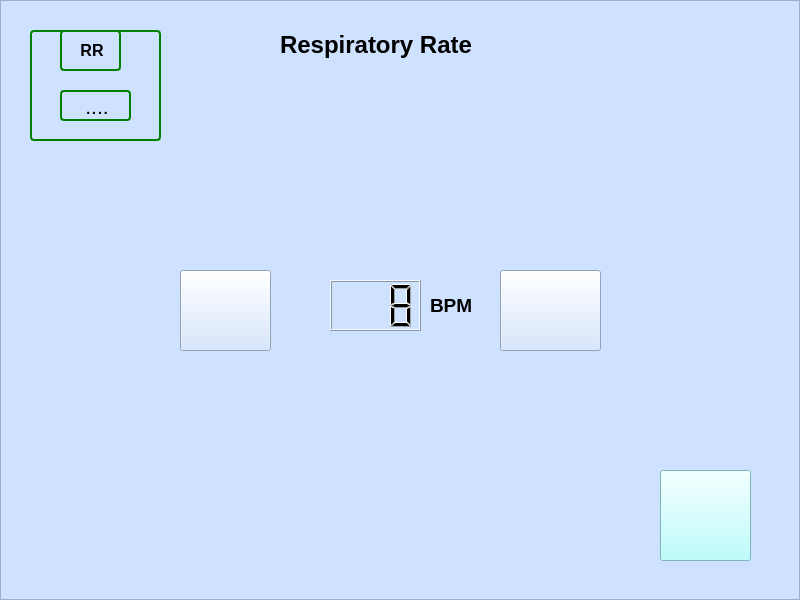
<?xml version="1.0" encoding="UTF-8"?>
<ui version="4.0">
 <class>RRConfig</class>
 <widget class="QWidget" name="RRConfig">
  <property name="geometry">
   <rect>
    <x>0</x>
    <y>0</y>
    <width>800</width>
    <height>600</height>
   </rect>
  </property>
  <property name="windowTitle">
   <string>Form</string>
  </property>
  <property name="styleSheet">
   <string notr="true">background-color: rgb(206, 225, 254);</string>
  </property>
  <widget class="QFrame" name="RRConfig_2">
   <property name="geometry">
    <rect>
     <x>0</x>
     <y>0</y>
     <width>800</width>
     <height>600</height>
    </rect>
   </property>
   <property name="styleSheet">
    <string notr="true">QFrame[height=&quot;3&quot;], QFrame[width=&quot;3&quot;] {
    background-color: #AAA;
}
</string>
   </property>
   <property name="frameShape">
    <enum>QFrame::StyledPanel</enum>
   </property>
   <property name="frameShadow">
    <enum>QFrame::Raised</enum>
   </property>
   <widget class="QPushButton" name="pushButton">
    <property name="geometry">
     <rect>
      <x>660</x>
      <y>470</y>
      <width>91</width>
      <height>91</height>
     </rect>
    </property>
    <property name="styleSheet">
     <string notr="true">image: url(:/newPrefix/New folder/back_light.png);
background-color: rgb(170, 255, 255);</string>
    </property>
    <property name="text">
     <string/>
    </property>
   </widget>
   <widget class="QLabel" name="label_3">
    <property name="geometry">
     <rect>
      <x>280</x>
      <y>10</y>
      <width>211</width>
      <height>71</height>
     </rect>
    </property>
    <property name="text">
     <string>&lt;html&gt;&lt;head/&gt;&lt;body&gt;&lt;p&gt;&lt;span style=&quot; font-size:18pt; font-weight:600;&quot;&gt;Respiratory Rate &lt;/span&gt;&lt;/p&gt;&lt;/body&gt;&lt;/html&gt;</string>
    </property>
   </widget>
   <widget class="QPushButton" name="pushButton_2">
    <property name="geometry">
     <rect>
      <x>180</x>
      <y>270</y>
      <width>91</width>
      <height>81</height>
     </rect>
    </property>
    <property name="styleSheet">
     <string notr="true">image: url(:/newPrefix/New folder/btn-remove-normal.png);</string>
    </property>
    <property name="text">
     <string/>
    </property>
   </widget>
   <widget class="QPushButton" name="pushButton_3">
    <property name="geometry">
     <rect>
      <x>500</x>
      <y>270</y>
      <width>101</width>
      <height>81</height>
     </rect>
    </property>
    <property name="styleSheet">
     <string notr="true">image: url(:/newPrefix/New folder/btn-add-normal.png);</string>
    </property>
    <property name="text">
     <string/>
    </property>
   </widget>
   <widget class="QLCDNumber" name="lcdNumber">
    <property name="geometry">
     <rect>
      <x>330</x>
      <y>280</y>
      <width>91</width>
      <height>51</height>
     </rect>
    </property>
    <property name="digitCount">
     <number>3</number>
    </property>
    <property name="intValue" stdset="0">
     <number>8</number>
    </property>
   </widget>
   <widget class="QFrame" name="frame">
    <property name="geometry">
     <rect>
      <x>30</x>
      <y>30</y>
      <width>131</width>
      <height>111</height>
     </rect>
    </property>
    <property name="styleSheet">
     <string notr="true">QFrame, QLabel, QToolTip {
      border: 2px solid green;
      border-radius: 4px;
      padding: 2px;
      background-image: url(images/welcome.png);
  }
</string>
    </property>
    <property name="frameShape">
     <enum>QFrame::StyledPanel</enum>
    </property>
    <property name="frameShadow">
     <enum>QFrame::Raised</enum>
    </property>
    <widget class="QLabel" name="label_5">
     <property name="geometry">
      <rect>
       <x>30</x>
       <y>60</y>
       <width>71</width>
       <height>31</height>
      </rect>
     </property>
     <property name="text">
      <string>&lt;html&gt;&lt;head/&gt;&lt;body&gt;&lt;p align=&quot;center&quot;&gt;&lt;span style=&quot; font-size:16pt;&quot;&gt;....&lt;/span&gt;&lt;/p&gt;&lt;/body&gt;&lt;/html&gt;</string>
     </property>
    </widget>
    <widget class="QLabel" name="label">
     <property name="geometry">
      <rect>
       <x>30</x>
       <y>0</y>
       <width>61</width>
       <height>41</height>
      </rect>
     </property>
     <property name="text">
      <string>&lt;html&gt;&lt;head/&gt;&lt;body&gt;&lt;p align=&quot;center&quot;&gt;&lt;span style=&quot; font-size:12pt; font-weight:600;&quot;&gt;RR&lt;/span&gt;&lt;/p&gt;&lt;/body&gt;&lt;/html&gt;</string>
     </property>
    </widget>
   </widget>
   <widget class="QLabel" name="label_2">
    <property name="geometry">
     <rect>
      <x>430</x>
      <y>290</y>
      <width>47</width>
      <height>31</height>
     </rect>
    </property>
    <property name="text">
     <string>&lt;html&gt;&lt;head/&gt;&lt;body&gt;&lt;p&gt;&lt;span style=&quot; font-size:14pt; font-weight:600;&quot;&gt;BPM&lt;/span&gt;&lt;/p&gt;&lt;/body&gt;&lt;/html&gt;</string>
    </property>
   </widget>
  </widget>
 </widget>
 <resources>
  <include location="ui.qrc"/>
 </resources>
 <connections>
  <connection>
   <sender>pushButton_3</sender>
   <signal>clicked()</signal>
   <receiver>lcdNumber</receiver>
   <slot>setDecMode()</slot>
   <hints>
    <hint type="sourcelabel">
     <x>478</x>
     <y>247</y>
    </hint>
    <hint type="destinationlabel">
     <x>366</x>
     <y>192</y>
    </hint>
   </hints>
  </connection>
  <connection>
   <sender>pushButton_2</sender>
   <signal>pressed()</signal>
   <receiver>lcdNumber</receiver>
   <slot>setDecMode()</slot>
   <hints>
    <hint type="sourcelabel">
     <x>214</x>
     <y>246</y>
    </hint>
    <hint type="destinationlabel">
     <x>341</x>
     <y>207</y>
    </hint>
   </hints>
  </connection>
 </connections>
</ui>
